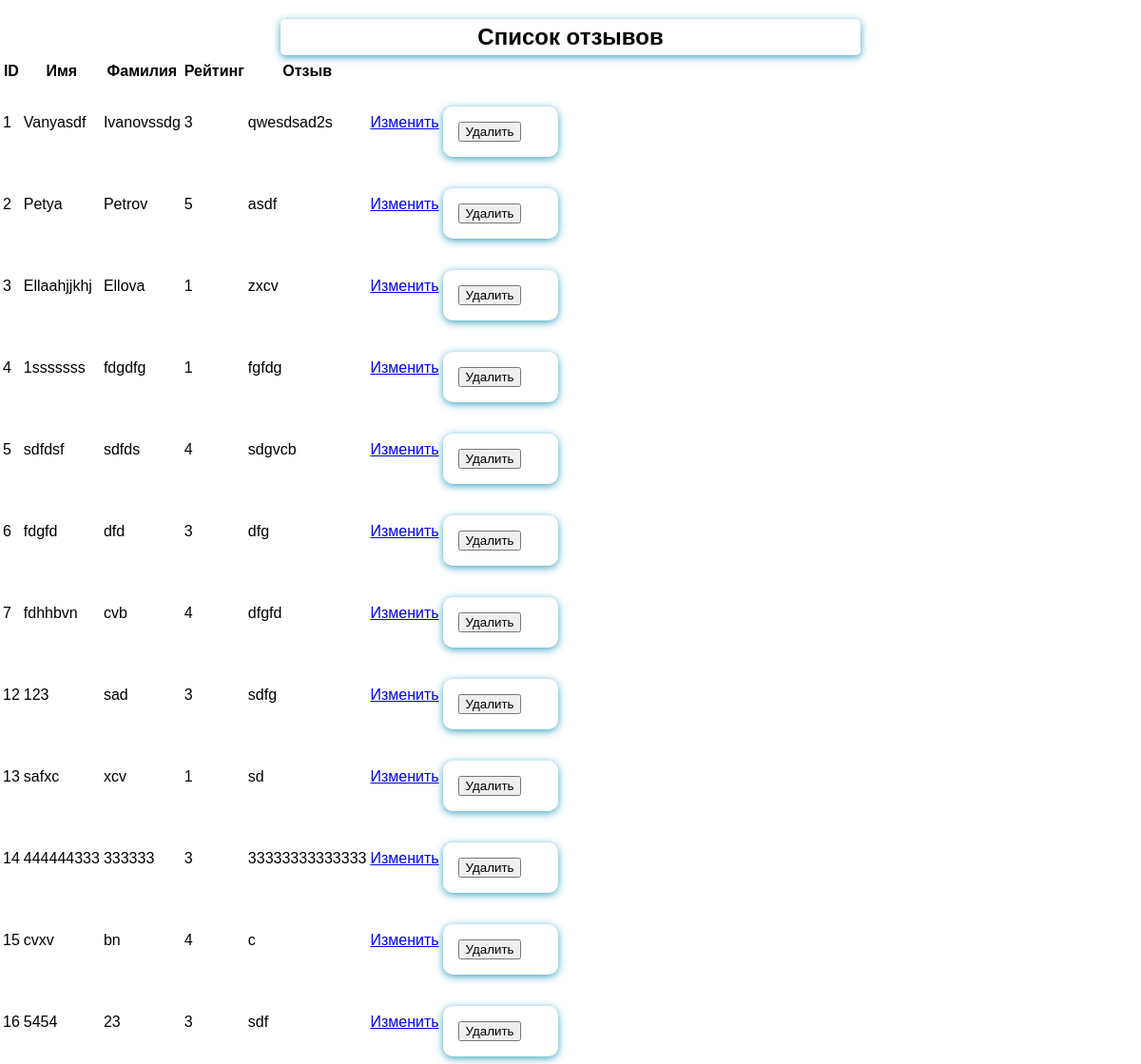
The page /list/ on the database as committed earlier.
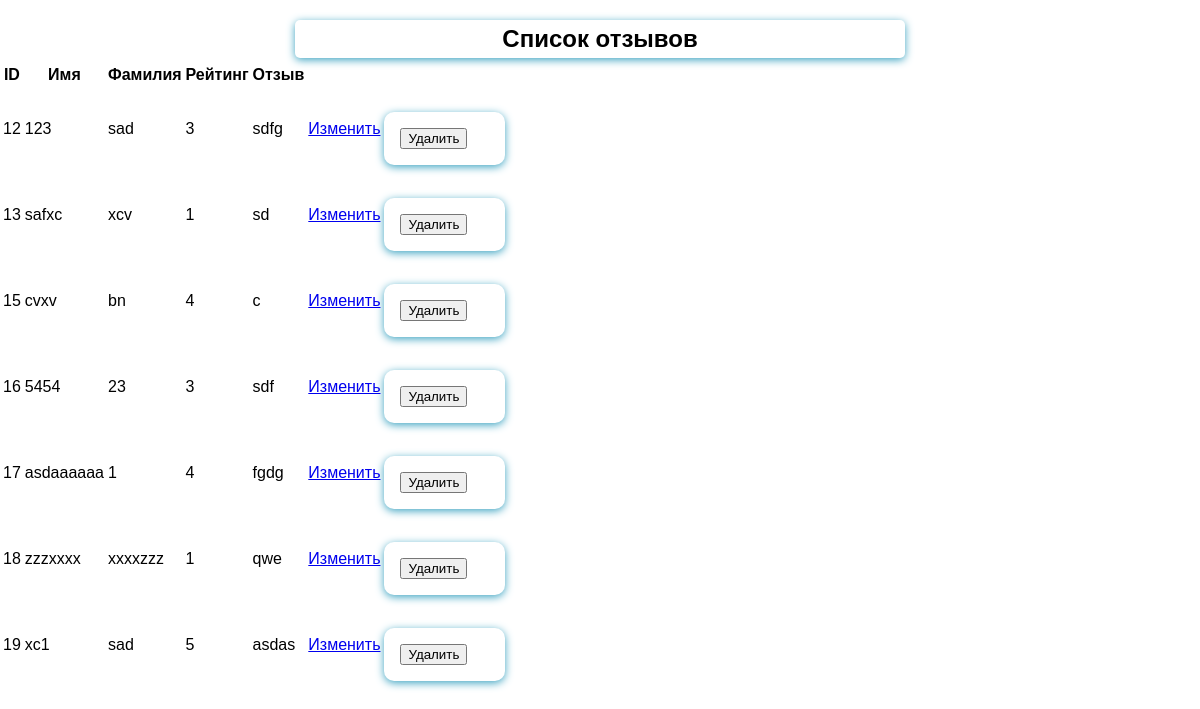
The same page on the database as committed later.
### feedback/models.py (models this page shows)
class Feedback(models.Model):
    name = models.CharField(max_length=10, validators=[MinLengthValidator(3)])
    surname = models.CharField(max_length=60)
    feedback = models.TextField()
    rating = models.PositiveIntegerField()

### feedback/views.py (the view)
# urls.py: path('list/', ListFeedBack.as_view(), name='feedback-list'),
class ListFeedBack(ListView):
    template_name = 'feedback/list_feedback.html'
    model = Feedback
    context_object_name = 'feedbacks'
    def get_queryset(self):
        queryset = super().get_queryset()
        filter_qs = queryset.filter(rating__gt=0)
        return filter_qs

### feedback/templates/feedback/list_feedback.html (shortened to what this page needs)
{% extends 'base.html' %}
{% load static %}
{% block content %}
    <table>
        <h2>Список отзывов</h2>
        <thead>
        <tr>
            <th>ID</th>
            <th>Имя</th>
            <th>Фамилия</th>
            <th>Рейтинг</th>
            <th>Отзыв</th>
        </tr>
        </thead>
        <tbody>
            {% for feed in feedbacks %}
            <tr>
                <td>{{ feed.pk }}</td>
                <td>{{feed.name}}</td>
                <td>{{feed.surname}}</td>
                <td>{{feed.rating}}</td>
                <td>{{feed.feedback}}</td>
                <td><a href="{% url 'update-feedback' feed.pk %}">Изменить</a></td>
                <td>
                    <form method="post" action="{% url 'delete-feedback'  feed.pk %}">
                        <input type="submit" value="Удалить">
                    </form>
                </td>
            </tr>
            {% endfor %}
        </tbody>
    </table>
{% endblock %}

Rows that differ between the two databases and show on the page:
removed Feedback: pk "1", name "Vanyasdf", surname "Ivanovssdg", rating "3", feedback "qwesdsad2s"
removed Feedback: pk "2", name "Petya", surname "Petrov", rating "5", feedback "asdf"
removed Feedback: pk "3", name "Ellaahjjkhj", surname "Ellova", rating "1", feedback "zxcv"
removed Feedback: pk "4", name "1sssssss", surname "fdgdfg", rating "1", feedback "fgfdg"
removed Feedback: pk "5", name "sdfdsf", surname "sdfds", rating "4", feedback "sdgvcb"
removed Feedback: pk "6", name "fdgfd", surname "dfd", rating "3", feedback "dfg"
removed Feedback: pk "7", name "fdhhbvn", surname "cvb", rating "4", feedback "dfgfd"
removed Feedback: pk "14", name "444444333", surname "333333", rating "3", feedback "33333333333333"
added Feedback: pk "17", name "asdaaaaaa", surname "1", rating "4", feedback "fgdg"
added Feedback: pk "18", name "zzzxxxx", surname "xxxxzzz", rating "1", feedback "qwe"
added Feedback: pk "19", name "xc1", surname "sad", rating "5", feedback "asdas"
